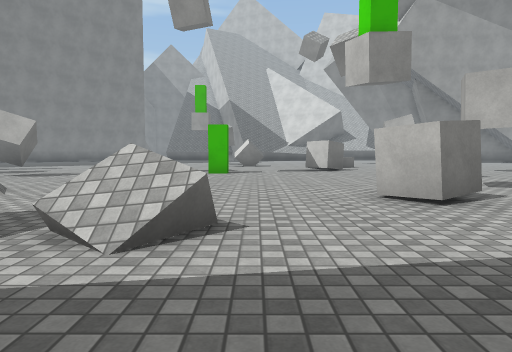
view 1 (above)

24 first-person views from a walk through a 3-D level made in the Unity game engine. The camera is 1.2 m above the floor, tilts 4° down and sees 75° across. The floor is counted in squares, 2 m on a side. Each view is taken from the middle of a square. On the plan, view 1 faces up. The plan holds only what a view shows up to about 10 squares ahead; the rest is blank. The place goes on beyond the plan. Surface patterns are stand-ins for the level's own textures.

view 2
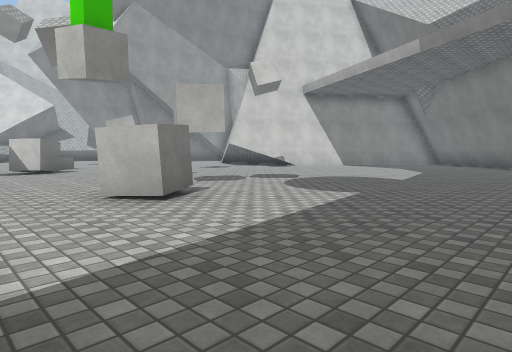

view 3
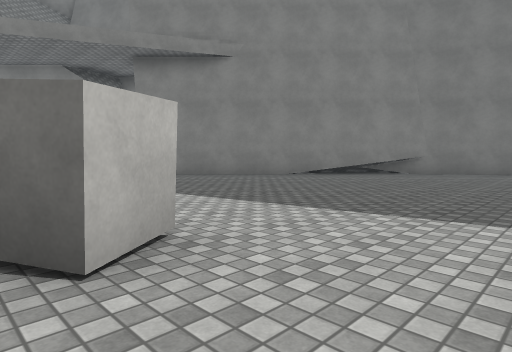

view 4
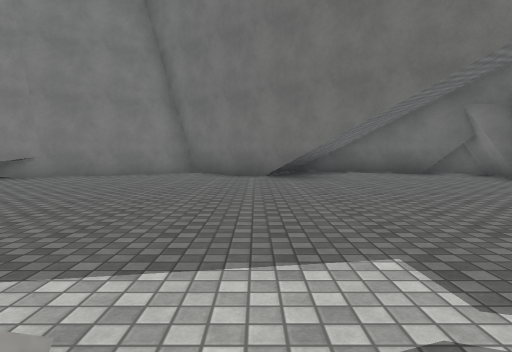

view 5
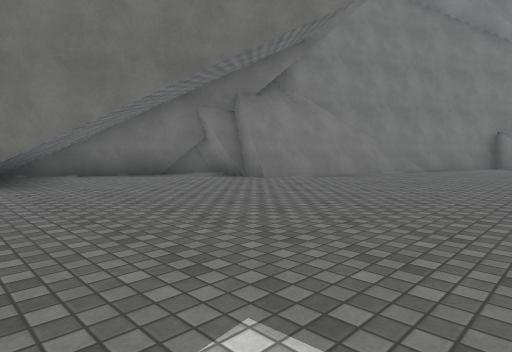

view 6
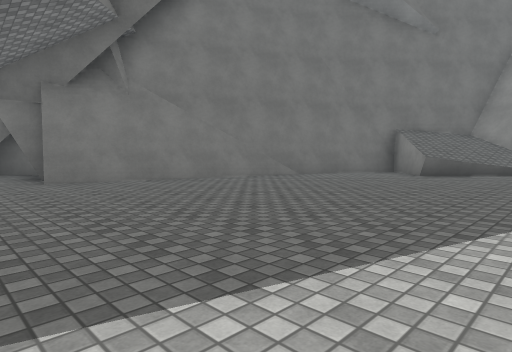

view 7
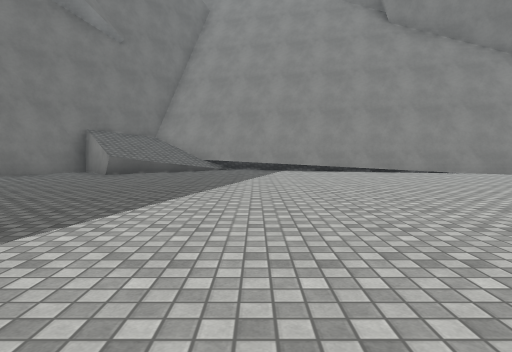

view 8
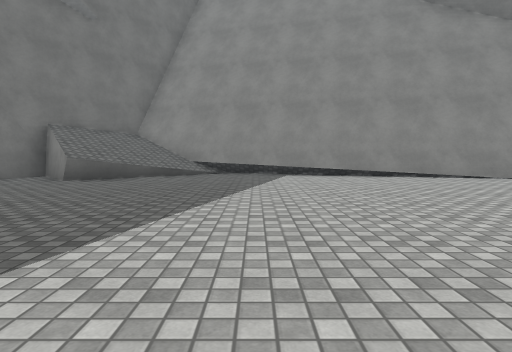

view 9
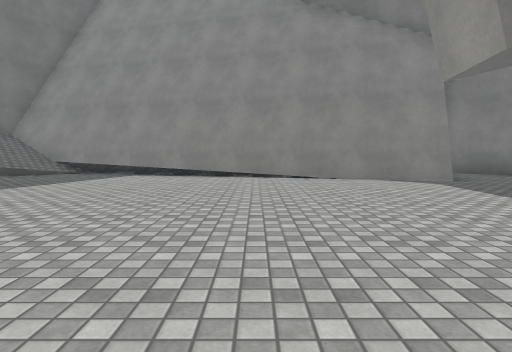

view 10
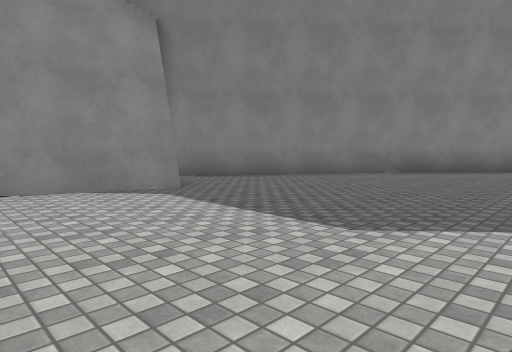

view 11
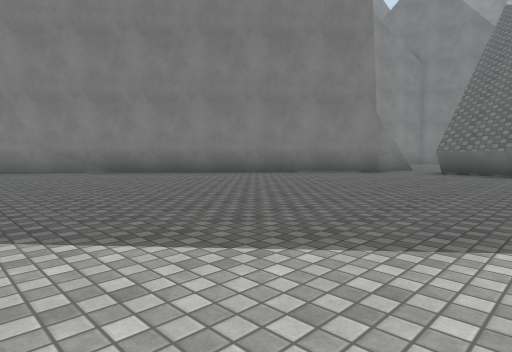

view 12
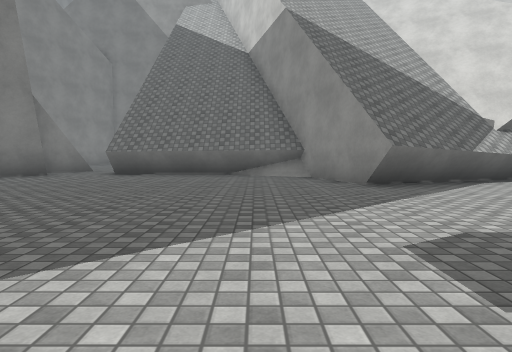

view 13
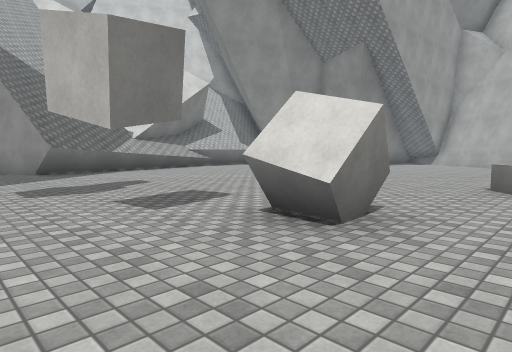

view 14
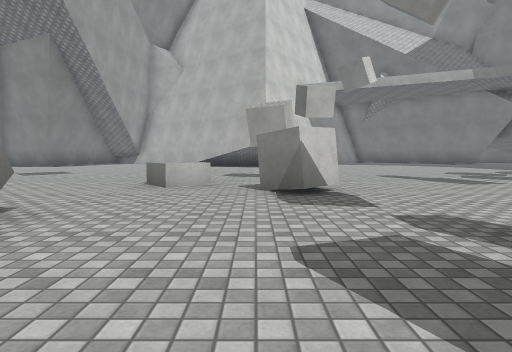

view 15
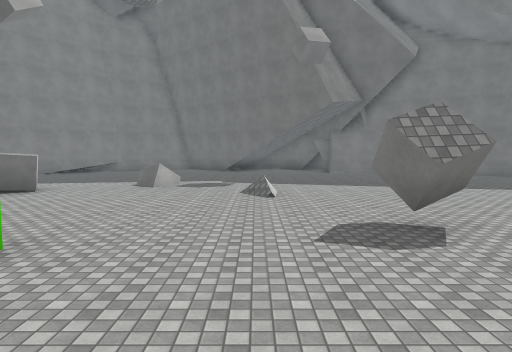

view 16
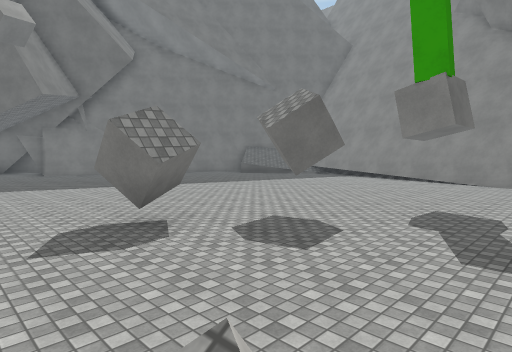

view 17
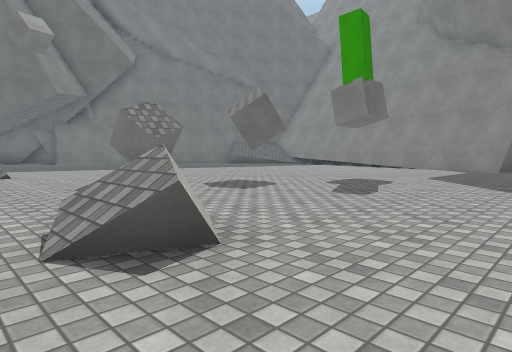

view 18
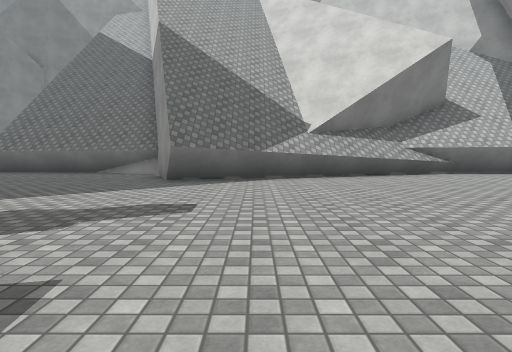

view 19
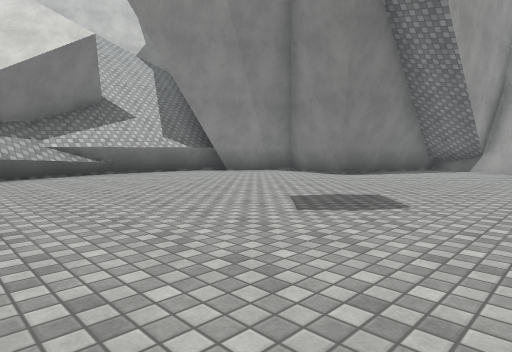

view 20
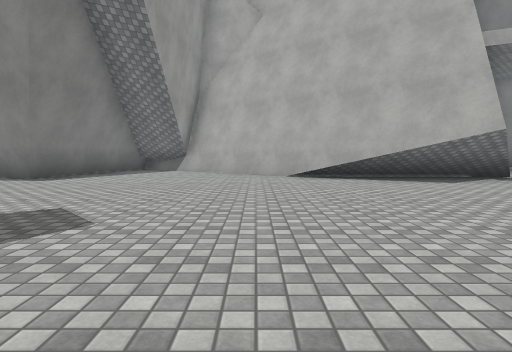

view 21
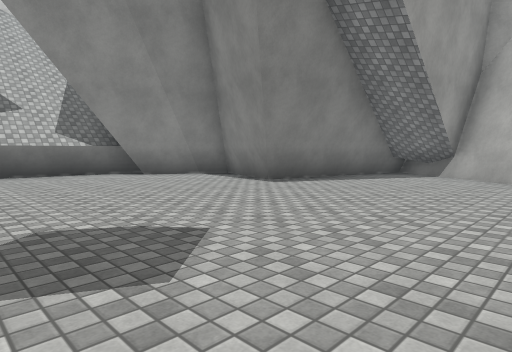

view 22
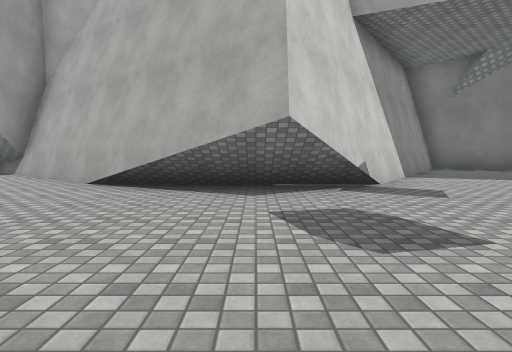

view 23
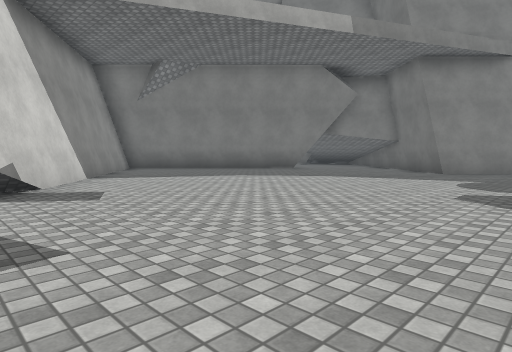

view 24
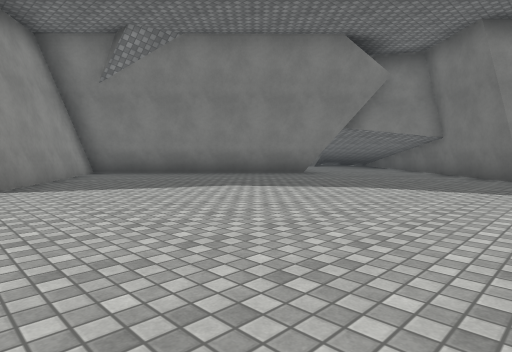

### Floor plan
Points are (right, up) in squares from view 1. A wall is a line through its corners. A room is listed if a view was taken in it or the views show most of it. See-through windows are left out.
Room 1 (views 1, 2, 3, 4, 5, 6, 7, 8, 9, 10, 11, 12, 13, 14, 15, 16, 17, 18, 19, 20, 21, 22, 23, 24)
walls: (10.3, 12.2) (12.1, 14.6); (2.2, 23.7) (-0.7, 22.8) (-1.8, 25.6) (-6.9, 25.8); (-3.7, -4.1) (0, -7) (4.4, -4.5); (12.5, 14.9) (16.4, 19.8); (-15.3, 13.3) (-18, 2.6); (-15.6, 13.3) (-15.1, 13.2); (3.3, -5.2) (9.1, 0.6) (11.5, -1.7); (-7.6, -4.6) (-8, -6.4); (-13.9, 19.6) (-17.6, 14.6); (11.2, 21) (12.1, 23.3) (9.6, 24.6); (-7.4, -5.6) (-3.8, -7.5); (-13.1, -2.1) (-7.7, -3.7) (-7.9, -4.4) (-7.8, -4.5); (13.4, 0.7) (18.3, 5.6) (10.3, 11.2); (-8.3, 25.6) (-15.1, 18.1); (-15.5, 0.5) (-16.3, -0.1); (6.9, 25.5) (-0.9, 23); (-8.2, -6.1) (-7.4, -7.1); (-17.9, 3.8) (-18.1, 3.2); (9.8, 25) (7.6, 25.1); (-16.6, -0.4) (-12.1, -2.5); (10.3, 25.2) (5.1, 25.4); (15.9, 19.8) (11.1, 20.8); (-18.2, 0.6) (-16.3, -0.9)
low walls: (-0.2, 23.4) (-0.9, 23.2); (-15.1, 13.2) (-17.4, 4.2); (-1.8, 25.3) (-3.4, 26); (-1.8, 25.6) (-2.3, 25.8) (-6.9, 26); (-7.8, -4.5) (-8, -5.4); (-12.5, 21.3) (-14, 19.6); (-11.5, 22.4) (-12.3, 21.5); (-10.6, 23.4) (-11.4, 22.5); (11.5, 21.2) (11.9, 22.4); (-9.5, 24.6) (-10.4, 23.6); (6, 25.4) (0, 23.5); (-13.3, -1.8) (-8.5, -3.2); (-8.8, 25.4) (-9.2, 25); (12.4, 23.4) (9.9, 24.6); (10.6, 25.4) (6.9, 25.5); (16, 20.1) (11.2, 21)
ways out: opening at (-8, 25)
objects: cube (-8, 10); cube (-7, 8) to (-6, 9); cube (-4, 5); cube (-4, 12); cube (-2, 16); cube (-1, 3); block (-1, 10); cube (-1, 15) to (0, 15); cube (2, 4) to (3, 5); cube (2, 11) to (3, 12); cube (3, 13) to (4, 14); cube (5, 12)

Positions as (right, up) in squares from view 1, and headings:
1: (0, 0), facing up
2: (0, 0), facing up-right
3: (0, 5), facing down-right
4: (-2, 3), facing down
5: (-2, 2), facing down-left
6: (-6, 4), facing down-left
7: (-6, 5), facing left
8: (-8, 5), facing left
9: (-8, 9), facing left
10: (-10, 10), facing up-left
11: (-4, 16), facing up-left
12: (-3, 17), facing up
13: (-3, 13), facing up-right
14: (-3, 12), facing right
15: (-4, 13), facing down
16: (-4, 13), facing down-left
17: (-3, 15), facing down-left
18: (1, 16), facing up
19: (3, 16), facing up-right
20: (4, 16), facing right
21: (6, 16), facing up-right
22: (6, 12), facing right
23: (6, 11), facing down-right
24: (8, 9), facing down-right
